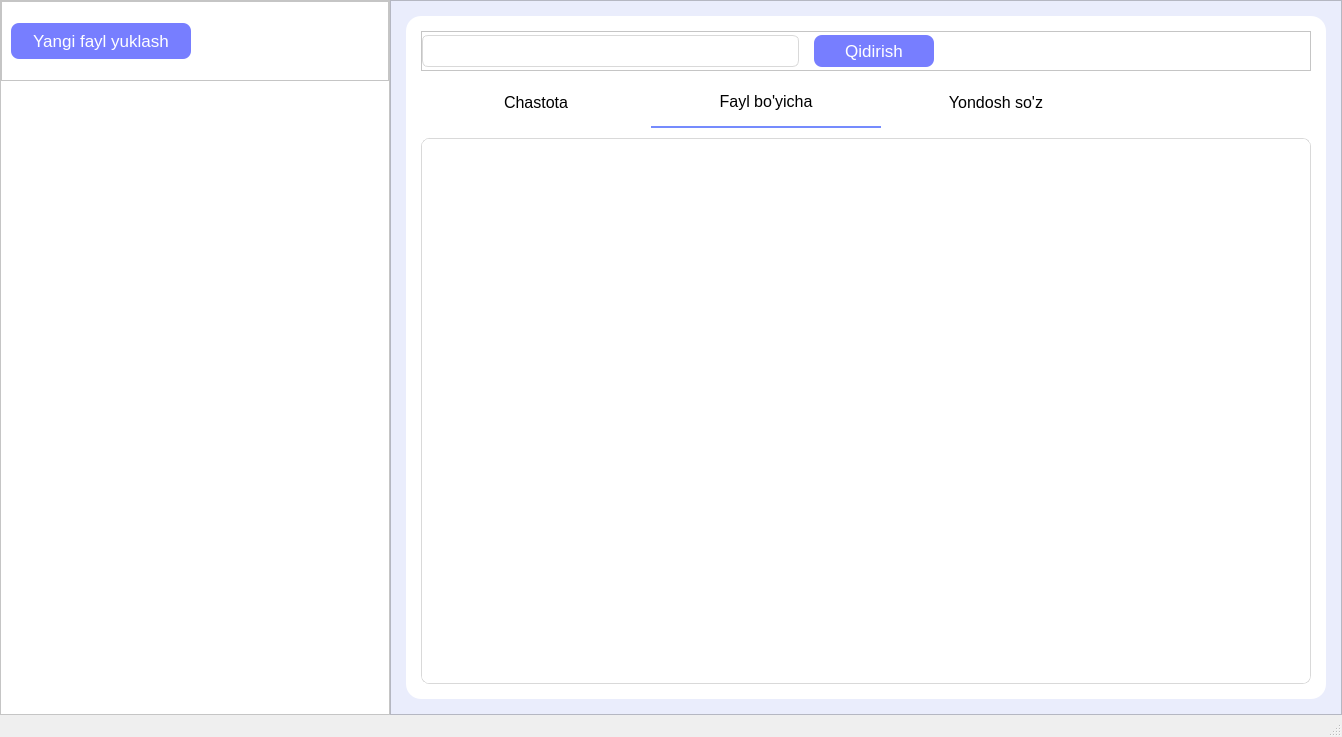
<?xml version="1.0" encoding="UTF-8"?>
<ui version="4.0">
 <class>MainWindow</class>
 <widget class="QMainWindow" name="MainWindow">
  <property name="geometry">
   <rect>
    <x>0</x>
    <y>0</y>
    <width>1342</width>
    <height>737</height>
   </rect>
  </property>
  <property name="font">
   <font>
    <kerning>true</kerning>
   </font>
  </property>
  <property name="windowTitle">
   <string>So'zshunoslik</string>
  </property>
  <property name="windowIcon">
   <iconset resource="../resource.qrc">
    <normaloff>:/newPrefix/images/logo.ico</normaloff>:/newPrefix/images/logo.ico</iconset>
  </property>
  <property name="iconSize">
   <size>
    <width>128</width>
    <height>100</height>
   </size>
  </property>
  <property name="animated">
   <bool>true</bool>
  </property>
  <property name="dockOptions">
   <set>QMainWindow::AllowTabbedDocks|QMainWindow::AnimatedDocks</set>
  </property>
  <widget class="QWidget" name="centralwidget">
   <property name="sizePolicy">
    <sizepolicy hsizetype="Preferred" vsizetype="Preferred">
     <horstretch>0</horstretch>
     <verstretch>0</verstretch>
    </sizepolicy>
   </property>
   <property name="styleSheet">
    <string notr="true">QScrollBar:horizontal {
    border: none;
    background:rgb(234, 237, 252);
    height: 8px;
    margin: 0px 0px 0 0px;
	border-radius: 0px;
}
QScrollBar::handle:horizontal {
    background:  rgb(119, 126, 255);
    min-width: 25px;
	border-radius: 4px
}
QScrollBar::add-line:horizontal {
    border: none;
    background:  rgb(119, 126, 255);
    width: 10px;
	border-top-right-radius: 4px;
    border-bottom-right-radius: 4px;
    subcontrol-position: right;
    subcontrol-origin: margin;
}
QScrollBar::sub-line:horizontal {
    border: none;
    background: rgb(119, 126, 255);
    width: 20px;
	border-top-left-radius: 4px;
    border-bottom-left-radius: 4px;
    subcontrol-position: left;
    subcontrol-origin: margin;
}
QScrollBar::up-arrow:horizontal, QScrollBar::down-arrow:horizontal
{
     background: none;
}
QScrollBar::add-page:horizontal, QScrollBar::sub-page:horizontal
{
     background: none;
}
 QScrollBar:vertical {
	border: none;
    background:rgb(234, 237, 252) ;
    width: 8px;
    margin: 0px 0 0px 0;
	border-radius: 0px;
 }
 QScrollBar::handle:vertical {	
	background:  rgb(119, 126, 255);
    min-height: 25px;
	border-radius: 4px
 }
 QScrollBar::add-line:vertical {
     border: none;
    background:  rgb(119, 126, 255);
     height: 20px;
	border-bottom-left-radius: 4px;
    border-bottom-right-radius: 4px;
     subcontrol-position: bottom;
     subcontrol-origin: margin;
 }
 QScrollBar::sub-line:vertical {
	border: none;
    background:  rgb(119, 126, 255);
     height: 20px;
	border-top-left-radius: 4px;
    border-top-right-radius: 4px;
     subcontrol-position: top;
     subcontrol-origin: margin;
 }
 QScrollBar::up-arrow:vertical, QScrollBar::down-arrow:vertical {
     background: none;
 }

 QScrollBar::add-page:vertical, QScrollBar::sub-page:vertical {
     background: none;
 }</string>
   </property>
   <layout class="QGridLayout" name="gridLayout">
    <property name="leftMargin">
     <number>0</number>
    </property>
    <property name="topMargin">
     <number>0</number>
    </property>
    <property name="rightMargin">
     <number>0</number>
    </property>
    <property name="bottomMargin">
     <number>0</number>
    </property>
    <item row="0" column="0">
     <widget class="QStackedWidget" name="stackedWidget">
      <property name="sizePolicy">
       <sizepolicy hsizetype="Preferred" vsizetype="Preferred">
        <horstretch>0</horstretch>
        <verstretch>0</verstretch>
       </sizepolicy>
      </property>
      <property name="styleSheet">
       <string notr="true">
	background-color: rgb(234, 237, 252);
</string>
      </property>
      <property name="currentIndex">
       <number>1</number>
      </property>
      <widget class="QWidget" name="page_file_upload">
       <layout class="QGridLayout" name="gridLayout_2">
        <item row="1" column="1" rowspan="2" colspan="2">
         <widget class="QFrame" name="frame">
          <property name="minimumSize">
           <size>
            <width>800</width>
            <height>500</height>
           </size>
          </property>
          <property name="maximumSize">
           <size>
            <width>1000</width>
            <height>600</height>
           </size>
          </property>
          <property name="styleSheet">
           <string notr="true">background-color: rgb(255, 255, 255);
border-radius: 15px;</string>
          </property>
          <property name="frameShape">
           <enum>QFrame::StyledPanel</enum>
          </property>
          <property name="frameShadow">
           <enum>QFrame::Raised</enum>
          </property>
          <layout class="QVBoxLayout" name="verticalLayout">
           <item>
            <widget class="QFrame" name="frame_2">
             <property name="maximumSize">
              <size>
               <width>16777215</width>
               <height>60</height>
              </size>
             </property>
             <property name="frameShape">
              <enum>QFrame::StyledPanel</enum>
             </property>
             <property name="frameShadow">
              <enum>QFrame::Raised</enum>
             </property>
             <layout class="QHBoxLayout" name="horizontalLayout_2">
              <item>
               <widget class="QLabel" name="label">
                <property name="font">
                 <font>
                  <pointsize>25</pointsize>
                  <weight>50</weight>
                  <bold>false</bold>
                 </font>
                </property>
                <property name="styleSheet">
                 <string notr="true">color: rgb(119, 126, 255);</string>
                </property>
                <property name="text">
                 <string>Fayl yuklash</string>
                </property>
               </widget>
              </item>
              <item>
               <spacer name="horizontalSpacer_9">
                <property name="orientation">
                 <enum>Qt::Horizontal</enum>
                </property>
                <property name="sizeHint" stdset="0">
                 <size>
                  <width>453</width>
                  <height>20</height>
                 </size>
                </property>
               </spacer>
              </item>
              <item>
               <widget class="QPushButton" name="next_btn">
                <property name="minimumSize">
                 <size>
                  <width>120</width>
                  <height>36</height>
                 </size>
                </property>
                <property name="maximumSize">
                 <size>
                  <width>120</width>
                  <height>36</height>
                 </size>
                </property>
                <property name="font">
                 <font>
                  <pointsize>15</pointsize>
                 </font>
                </property>
                <property name="cursor">
                 <cursorShape>PointingHandCursor</cursorShape>
                </property>
                <property name="styleSheet">
                 <string notr="true">#next_btn{
background: #777EFF;
color: rgb(255, 255, 255);
border-radius: 8px;
}

#next_btn:hover{
	background: rgb(119, 157, 254);
}
</string>
                </property>
                <property name="text">
                 <string>Keyingi</string>
                </property>
               </widget>
              </item>
             </layout>
            </widget>
           </item>
           <item>
            <widget class="QFrame" name="frame_3">
             <property name="frameShape">
              <enum>QFrame::StyledPanel</enum>
             </property>
             <property name="frameShadow">
              <enum>QFrame::Raised</enum>
             </property>
             <layout class="QHBoxLayout" name="horizontalLayout">
              <item>
               <widget class="QFrame" name="frame_4">
                <property name="frameShape">
                 <enum>QFrame::StyledPanel</enum>
                </property>
                <property name="frameShadow">
                 <enum>QFrame::Raised</enum>
                </property>
                <layout class="QGridLayout" name="gridLayout_3">
                 <property name="leftMargin">
                  <number>0</number>
                 </property>
                 <property name="topMargin">
                  <number>0</number>
                 </property>
                 <property name="rightMargin">
                  <number>0</number>
                 </property>
                 <property name="bottomMargin">
                  <number>0</number>
                 </property>
                 <item row="0" column="0">
                  <widget class="QFrame" name="frame_6">
                   <property name="sizePolicy">
                    <sizepolicy hsizetype="Preferred" vsizetype="Preferred">
                     <horstretch>0</horstretch>
                     <verstretch>0</verstretch>
                    </sizepolicy>
                   </property>
                   <property name="layoutDirection">
                    <enum>Qt::LeftToRight</enum>
                   </property>
                   <property name="styleSheet">
                    <string notr="true">border-radius: 10px;
background: #F6F9FF;
border-radius: 24px;</string>
                   </property>
                   <property name="frameShape">
                    <enum>QFrame::StyledPanel</enum>
                   </property>
                   <property name="frameShadow">
                    <enum>QFrame::Raised</enum>
                   </property>
                   <layout class="QVBoxLayout" name="verticalLayout_5">
                    <item>
                     <layout class="QHBoxLayout" name="horizontalLayout_6">
                      <item>
                       <spacer name="horizontalSpacer_6">
                        <property name="orientation">
                         <enum>Qt::Horizontal</enum>
                        </property>
                        <property name="sizeHint" stdset="0">
                         <size>
                          <width>40</width>
                          <height>20</height>
                         </size>
                        </property>
                       </spacer>
                      </item>
                      <item>
                       <widget class="QLabel" name="label_2">
                        <property name="sizePolicy">
                         <sizepolicy hsizetype="Preferred" vsizetype="Preferred">
                          <horstretch>0</horstretch>
                          <verstretch>0</verstretch>
                         </sizepolicy>
                        </property>
                        <property name="minimumSize">
                         <size>
                          <width>125</width>
                          <height>125</height>
                         </size>
                        </property>
                        <property name="maximumSize">
                         <size>
                          <width>125</width>
                          <height>125</height>
                         </size>
                        </property>
                        <property name="text">
                         <string/>
                        </property>
                        <property name="pixmap">
                         <pixmap resource="../resource.qrc">:/newPrefix/images/drag.png</pixmap>
                        </property>
                        <property name="scaledContents">
                         <bool>true</bool>
                        </property>
                       </widget>
                      </item>
                      <item>
                       <spacer name="horizontalSpacer_5">
                        <property name="orientation">
                         <enum>Qt::Horizontal</enum>
                        </property>
                        <property name="sizeHint" stdset="0">
                         <size>
                          <width>40</width>
                          <height>20</height>
                         </size>
                        </property>
                       </spacer>
                      </item>
                     </layout>
                    </item>
                    <item>
                     <layout class="QHBoxLayout" name="horizontalLayout_7">
                      <item>
                       <spacer name="horizontalSpacer_7">
                        <property name="orientation">
                         <enum>Qt::Horizontal</enum>
                        </property>
                        <property name="sizeHint" stdset="0">
                         <size>
                          <width>40</width>
                          <height>20</height>
                         </size>
                        </property>
                       </spacer>
                      </item>
                      <item>
                       <widget class="QPushButton" name="upload_btn">
                        <property name="minimumSize">
                         <size>
                          <width>213</width>
                          <height>44</height>
                         </size>
                        </property>
                        <property name="maximumSize">
                         <size>
                          <width>213</width>
                          <height>44</height>
                         </size>
                        </property>
                        <property name="font">
                         <font>
                          <pointsize>15</pointsize>
                         </font>
                        </property>
                        <property name="cursor">
                         <cursorShape>PointingHandCursor</cursorShape>
                        </property>
                        <property name="styleSheet">
                         <string notr="true">#upload_btn{
background: #777EFF;
color: rgb(255, 255, 255);
border-radius: 8px;
}

#upload_btn:hover{
	background: rgb(119, 157, 254);
}
</string>
                        </property>
                        <property name="text">
                         <string>Yuklash</string>
                        </property>
                       </widget>
                      </item>
                      <item>
                       <spacer name="horizontalSpacer_8">
                        <property name="orientation">
                         <enum>Qt::Horizontal</enum>
                        </property>
                        <property name="sizeHint" stdset="0">
                         <size>
                          <width>40</width>
                          <height>20</height>
                         </size>
                        </property>
                       </spacer>
                      </item>
                     </layout>
                    </item>
                   </layout>
                  </widget>
                 </item>
                </layout>
               </widget>
              </item>
              <item>
               <widget class="QScrollArea" name="scrollArea">
                <property name="styleSheet">
                 <string notr="true">QScrollBar:horizontal {
    border: none;
    background:rgb(234, 237, 252);
    height: 8px;
    margin: 0px 0px 0 0px;
	border-radius: 0px;
}
QScrollBar::handle:horizontal {
    background:  rgb(119, 126, 255);
    min-width: 25px;
	border-radius: 4px
}
QScrollBar::add-line:horizontal {
    border: none;
    background:  rgb(119, 126, 255);
    width: 10px;
	border-top-right-radius: 4px;
    border-bottom-right-radius: 4px;
    subcontrol-position: right;
    subcontrol-origin: margin;
}
QScrollBar::sub-line:horizontal {
    border: none;
    background: rgb(119, 126, 255);
    width: 20px;
	border-top-left-radius: 4px;
    border-bottom-left-radius: 4px;
    subcontrol-position: left;
    subcontrol-origin: margin;
}
QScrollBar::up-arrow:horizontal, QScrollBar::down-arrow:horizontal
{
     background: none;
}
QScrollBar::add-page:horizontal, QScrollBar::sub-page:horizontal
{
     background: none;
}
 QScrollBar:vertical {
	border: none;
    background:rgb(234, 237, 252) ;
    width: 8px;
    margin: 0px 0 0px 0;
	border-radius: 0px;
 }
 QScrollBar::handle:vertical {	
	background:  rgb(119, 126, 255);
    min-height: 25px;
	border-radius: 4px
 }
 QScrollBar::add-line:vertical {
     border: none;
    background:  rgb(119, 126, 255);
     height: 20px;
	border-bottom-left-radius: 4px;
    border-bottom-right-radius: 4px;
     subcontrol-position: bottom;
     subcontrol-origin: margin;
 }
 QScrollBar::sub-line:vertical {
	border: none;
    background:  rgb(119, 126, 255);
     height: 20px;
	border-top-left-radius: 4px;
    border-top-right-radius: 4px;
     subcontrol-position: top;
     subcontrol-origin: margin;
 }
 QScrollBar::up-arrow:vertical, QScrollBar::down-arrow:vertical {
     background: none;
 }

 QScrollBar::add-page:vertical, QScrollBar::sub-page:vertical {
     background: none;
 }</string>
                </property>
                <property name="verticalScrollBarPolicy">
                 <enum>Qt::ScrollBarAsNeeded</enum>
                </property>
                <property name="horizontalScrollBarPolicy">
                 <enum>Qt::ScrollBarAlwaysOff</enum>
                </property>
                <property name="widgetResizable">
                 <bool>true</bool>
                </property>
                <widget class="QWidget" name="scrollAreaWidgetContents">
                 <property name="geometry">
                  <rect>
                   <x>0</x>
                   <y>0</y>
                   <width>100</width>
                   <height>30</height>
                  </rect>
                 </property>
                </widget>
               </widget>
              </item>
             </layout>
            </widget>
           </item>
          </layout>
         </widget>
        </item>
        <item row="3" column="1">
         <spacer name="verticalSpacer_2">
          <property name="orientation">
           <enum>Qt::Vertical</enum>
          </property>
          <property name="sizeHint" stdset="0">
           <size>
            <width>20</width>
            <height>104</height>
           </size>
          </property>
         </spacer>
        </item>
        <item row="2" column="3">
         <spacer name="horizontalSpacer_2">
          <property name="orientation">
           <enum>Qt::Horizontal</enum>
          </property>
          <property name="sizeHint" stdset="0">
           <size>
            <width>233</width>
            <height>20</height>
           </size>
          </property>
         </spacer>
        </item>
        <item row="1" column="0">
         <spacer name="horizontalSpacer">
          <property name="orientation">
           <enum>Qt::Horizontal</enum>
          </property>
          <property name="sizeHint" stdset="0">
           <size>
            <width>234</width>
            <height>20</height>
           </size>
          </property>
         </spacer>
        </item>
        <item row="0" column="2">
         <spacer name="verticalSpacer">
          <property name="orientation">
           <enum>Qt::Vertical</enum>
          </property>
          <property name="sizeHint" stdset="0">
           <size>
            <width>20</width>
            <height>101</height>
           </size>
          </property>
         </spacer>
        </item>
       </layout>
      </widget>
      <widget class="QWidget" name="page_main">
       <layout class="QHBoxLayout" name="horizontalLayout_3" stretch="1,3">
        <property name="spacing">
         <number>0</number>
        </property>
        <property name="leftMargin">
         <number>0</number>
        </property>
        <property name="topMargin">
         <number>0</number>
        </property>
        <property name="rightMargin">
         <number>0</number>
        </property>
        <property name="bottomMargin">
         <number>0</number>
        </property>
        <item>
         <widget class="QFrame" name="frame_8">
          <property name="minimumSize">
           <size>
            <width>390</width>
            <height>0</height>
           </size>
          </property>
          <property name="maximumSize">
           <size>
            <width>390</width>
            <height>16777215</height>
           </size>
          </property>
          <property name="styleSheet">
           <string notr="true">background-color: rgb(255, 255, 255);</string>
          </property>
          <property name="frameShape">
           <enum>QFrame::StyledPanel</enum>
          </property>
          <property name="frameShadow">
           <enum>QFrame::Raised</enum>
          </property>
          <layout class="QVBoxLayout" name="verticalLayout_2">
           <property name="leftMargin">
            <number>0</number>
           </property>
           <property name="topMargin">
            <number>0</number>
           </property>
           <property name="rightMargin">
            <number>0</number>
           </property>
           <property name="bottomMargin">
            <number>0</number>
           </property>
           <item>
            <widget class="QFrame" name="frame_10">
             <property name="minimumSize">
              <size>
               <width>0</width>
               <height>80</height>
              </size>
             </property>
             <property name="maximumSize">
              <size>
               <width>16777215</width>
               <height>80</height>
              </size>
             </property>
             <property name="frameShape">
              <enum>QFrame::StyledPanel</enum>
             </property>
             <property name="frameShadow">
              <enum>QFrame::Raised</enum>
             </property>
             <layout class="QHBoxLayout" name="horizontalLayout_4">
              <item>
               <widget class="QPushButton" name="return_file_upload">
                <property name="minimumSize">
                 <size>
                  <width>180</width>
                  <height>36</height>
                 </size>
                </property>
                <property name="maximumSize">
                 <size>
                  <width>180</width>
                  <height>36</height>
                 </size>
                </property>
                <property name="font">
                 <font>
                  <pointsize>13</pointsize>
                 </font>
                </property>
                <property name="cursor">
                 <cursorShape>PointingHandCursor</cursorShape>
                </property>
                <property name="layoutDirection">
                 <enum>Qt::LeftToRight</enum>
                </property>
                <property name="styleSheet">
                 <string notr="true">#return_file_upload{
background: #777EFF;
color: rgb(255, 255, 255);
border-radius: 8px;
}

#return_file_upload:hover{
	background: rgb(119, 157, 254);
}
</string>
                </property>
                <property name="text">
                 <string>Yangi fayl yuklash</string>
                </property>
               </widget>
              </item>
              <item>
               <spacer name="horizontalSpacer_3">
                <property name="orientation">
                 <enum>Qt::Horizontal</enum>
                </property>
                <property name="sizeHint" stdset="0">
                 <size>
                  <width>40</width>
                  <height>20</height>
                 </size>
                </property>
               </spacer>
              </item>
             </layout>
            </widget>
           </item>
           <item>
            <widget class="QScrollArea" name="scrollArea_2">
             <property name="styleSheet">
              <string notr="true">#scrollArea_2{
	border:none;
}
QScrollBar:horizontal {
    border: none;
    background:rgb(234, 237, 252);
    height: 8px;
    margin: 0px 0px 0 0px;
	border-radius: 0px;
}
QScrollBar::handle:horizontal {
    background:  rgb(119, 126, 255);
    min-width: 25px;
	border-radius: 4px
}
QScrollBar::add-line:horizontal {
    border: none;
    background:  rgb(119, 126, 255);
    width: 10px;
	border-top-right-radius: 4px;
    border-bottom-right-radius: 4px;
    subcontrol-position: right;
    subcontrol-origin: margin;
}
QScrollBar::sub-line:horizontal {
    border: none;
    background: rgb(119, 126, 255);
    width: 20px;
	border-top-left-radius: 4px;
    border-bottom-left-radius: 4px;
    subcontrol-position: left;
    subcontrol-origin: margin;
}
QScrollBar::up-arrow:horizontal, QScrollBar::down-arrow:horizontal
{
     background: none;
}
QScrollBar::add-page:horizontal, QScrollBar::sub-page:horizontal
{
     background: none;
}
 QScrollBar:vertical {
	border: none;
    background:rgb(234, 237, 252) ;
    width: 8px;
    margin: 0px 0 0px 0;
	border-radius: 0px;
 }
 QScrollBar::handle:vertical {	
	background:  rgb(119, 126, 255);
    min-height: 25px;
	border-radius: 4px
 }
 QScrollBar::add-line:vertical {
     border: none;
    background:  rgb(119, 126, 255);
     height: 20px;
	border-bottom-left-radius: 4px;
    border-bottom-right-radius: 4px;
     subcontrol-position: bottom;
     subcontrol-origin: margin;
 }
 QScrollBar::sub-line:vertical {
	border: none;
    background:  rgb(119, 126, 255);
     height: 20px;
	border-top-left-radius: 4px;
    border-top-right-radius: 4px;
     subcontrol-position: top;
     subcontrol-origin: margin;
 }
 QScrollBar::up-arrow:vertical, QScrollBar::down-arrow:vertical {
     background: none;
 }

 QScrollBar::add-page:vertical, QScrollBar::sub-page:vertical {
     background: none;
 }</string>
             </property>
             <property name="widgetResizable">
              <bool>true</bool>
             </property>
             <widget class="QWidget" name="scrollAreaWidgetContents_2">
              <property name="geometry">
               <rect>
                <x>0</x>
                <y>0</y>
                <width>388</width>
                <height>629</height>
               </rect>
              </property>
             </widget>
            </widget>
           </item>
          </layout>
         </widget>
        </item>
        <item>
         <widget class="QFrame" name="frame_9">
          <property name="frameShape">
           <enum>QFrame::StyledPanel</enum>
          </property>
          <property name="frameShadow">
           <enum>QFrame::Raised</enum>
          </property>
          <layout class="QGridLayout" name="gridLayout_4">
           <property name="leftMargin">
            <number>15</number>
           </property>
           <property name="topMargin">
            <number>15</number>
           </property>
           <property name="rightMargin">
            <number>15</number>
           </property>
           <property name="bottomMargin">
            <number>15</number>
           </property>
           <item row="0" column="0">
            <widget class="QFrame" name="frame_12">
             <property name="styleSheet">
              <string notr="true">#frame_12{
background-color: rgb(255, 255, 255);
border-radius: 15px;
}
</string>
             </property>
             <property name="frameShape">
              <enum>QFrame::StyledPanel</enum>
             </property>
             <property name="frameShadow">
              <enum>QFrame::Raised</enum>
             </property>
             <layout class="QVBoxLayout" name="verticalLayout_4">
              <property name="leftMargin">
               <number>15</number>
              </property>
              <property name="topMargin">
               <number>15</number>
              </property>
              <property name="rightMargin">
               <number>15</number>
              </property>
              <property name="bottomMargin">
               <number>15</number>
              </property>
              <item>
               <widget class="QFrame" name="frame_13">
                <property name="minimumSize">
                 <size>
                  <width>0</width>
                  <height>40</height>
                 </size>
                </property>
                <property name="maximumSize">
                 <size>
                  <width>16777215</width>
                  <height>40</height>
                 </size>
                </property>
                <property name="styleSheet">
                 <string notr="true">background-color: rgb(255, 255, 255);</string>
                </property>
                <property name="frameShape">
                 <enum>QFrame::StyledPanel</enum>
                </property>
                <property name="frameShadow">
                 <enum>QFrame::Raised</enum>
                </property>
                <layout class="QHBoxLayout" name="horizontalLayout_5">
                 <property name="spacing">
                  <number>15</number>
                 </property>
                 <property name="leftMargin">
                  <number>0</number>
                 </property>
                 <property name="topMargin">
                  <number>0</number>
                 </property>
                 <property name="rightMargin">
                  <number>0</number>
                 </property>
                 <property name="bottomMargin">
                  <number>0</number>
                 </property>
                 <item>
                  <widget class="QLineEdit" name="lineEdit">
                   <property name="minimumSize">
                    <size>
                     <width>0</width>
                     <height>32</height>
                    </size>
                   </property>
                   <property name="maximumSize">
                    <size>
                     <width>16777215</width>
                     <height>32</height>
                    </size>
                   </property>
                   <property name="font">
                    <font>
                     <pointsize>13</pointsize>
                    </font>
                   </property>
                   <property name="styleSheet">
                    <string notr="true">#lineEdit{
border: 1px solid #D9D9D9;
border-radius: 6px;
color:#666;
}

#lineEdit:hover{
	border: 1px solid #758BFD;
}

#lineEdit:focus{
	border: 1px solid #758BFD;
}</string>
                   </property>
                  </widget>
                 </item>
                 <item>
                  <widget class="QPushButton" name="search_btn">
                   <property name="minimumSize">
                    <size>
                     <width>120</width>
                     <height>32</height>
                    </size>
                   </property>
                   <property name="maximumSize">
                    <size>
                     <width>120</width>
                     <height>32</height>
                    </size>
                   </property>
                   <property name="font">
                    <font>
                     <pointsize>13</pointsize>
                    </font>
                   </property>
                   <property name="cursor">
                    <cursorShape>PointingHandCursor</cursorShape>
                   </property>
                   <property name="layoutDirection">
                    <enum>Qt::LeftToRight</enum>
                   </property>
                   <property name="styleSheet">
                    <string notr="true">#search_btn{
background: #777EFF;
color: rgb(255, 255, 255);
border-radius: 8px;
}

#search_btn:hover{
	background: rgb(119, 157, 254);
}
</string>
                   </property>
                   <property name="text">
                    <string>Qidirish</string>
                   </property>
                  </widget>
                 </item>
                 <item>
                  <spacer name="horizontalSpacer_4">
                   <property name="orientation">
                    <enum>Qt::Horizontal</enum>
                   </property>
                   <property name="sizeHint" stdset="0">
                    <size>
                     <width>40</width>
                     <height>20</height>
                    </size>
                   </property>
                  </spacer>
                 </item>
                </layout>
               </widget>
              </item>
              <item>
               <widget class="QTabWidget" name="tabWidget">
                <property name="font">
                 <font>
                  <pointsize>12</pointsize>
                 </font>
                </property>
                <property name="autoFillBackground">
                 <bool>false</bool>
                </property>
                <property name="styleSheet">
                 <string notr="true">QTabWidget{
	background-color: rgb(255, 255, 255);
}
QTabWidget::pane {
  background-color: rgb(255, 255, 255);
border: 1px solid #D9D9D9;
border-radius: 8px;
margin-top:10px;
}
QWidget{
border-radius: 8px;
	background-color: rgb(255, 255, 255);
}

QTabBar::tab {
  background-color: rgb(255, 255, 255);
 	padding: 15px;
	width:200px;
} 

QTabBar::tab:selected { 
 border-bottom: 2px solid #758BFD;
}</string>
                </property>
                <property name="tabPosition">
                 <enum>QTabWidget::North</enum>
                </property>
                <property name="currentIndex">
                 <number>1</number>
                </property>
                <property name="elideMode">
                 <enum>Qt::ElideNone</enum>
                </property>
                <property name="usesScrollButtons">
                 <bool>true</bool>
                </property>
                <property name="documentMode">
                 <bool>false</bool>
                </property>
                <property name="tabsClosable">
                 <bool>false</bool>
                </property>
                <property name="movable">
                 <bool>false</bool>
                </property>
                <property name="tabBarAutoHide">
                 <bool>false</bool>
                </property>
                <widget class="QWidget" name="tab">
                 <property name="styleSheet">
                  <string notr="true">background-color: rgb(255, 255, 255);</string>
                 </property>
                 <attribute name="title">
                  <string>Chastota</string>
                 </attribute>
                 <layout class="QGridLayout" name="gridLayout_5">
                  <property name="leftMargin">
                   <number>1</number>
                  </property>
                  <property name="topMargin">
                   <number>1</number>
                  </property>
                  <property name="rightMargin">
                   <number>1</number>
                  </property>
                  <property name="bottomMargin">
                   <number>1</number>
                  </property>
                  <property name="spacing">
                   <number>1</number>
                  </property>
                  <item row="0" column="0">
                   <widget class="QScrollArea" name="scrollArea_chostata">
                    <property name="verticalScrollBarPolicy">
                     <enum>Qt::ScrollBarAsNeeded</enum>
                    </property>
                    <property name="widgetResizable">
                     <bool>true</bool>
                    </property>
                    <widget class="QWidget" name="scrollAreaWidgetContents_3">
                     <property name="geometry">
                      <rect>
                       <x>0</x>
                       <y>0</y>
                       <width>886</width>
                       <height>544</height>
                      </rect>
                     </property>
                    </widget>
                   </widget>
                  </item>
                 </layout>
                </widget>
                <widget class="QWidget" name="tab_2">
                 <attribute name="title">
                  <string>Fayl bo'yicha</string>
                 </attribute>
                 <layout class="QGridLayout" name="gridLayout_6">
                  <property name="leftMargin">
                   <number>1</number>
                  </property>
                  <property name="topMargin">
                   <number>1</number>
                  </property>
                  <property name="rightMargin">
                   <number>1</number>
                  </property>
                  <property name="bottomMargin">
                   <number>1</number>
                  </property>
                  <property name="spacing">
                   <number>1</number>
                  </property>
                  <item row="0" column="0">
                   <widget class="QScrollArea" name="scrollArea_3">
                    <property name="widgetResizable">
                     <bool>true</bool>
                    </property>
                    <widget class="QWidget" name="scrollAreaWidgetContents_4">
                     <property name="geometry">
                      <rect>
                       <x>0</x>
                       <y>0</y>
                       <width>886</width>
                       <height>544</height>
                      </rect>
                     </property>
                    </widget>
                   </widget>
                  </item>
                 </layout>
                </widget>
                <widget class="QWidget" name="tab_3">
                 <attribute name="title">
                  <string>Yondosh so'z</string>
                 </attribute>
                 <layout class="QGridLayout" name="gridLayout_7">
                  <property name="leftMargin">
                   <number>1</number>
                  </property>
                  <property name="topMargin">
                   <number>1</number>
                  </property>
                  <property name="rightMargin">
                   <number>1</number>
                  </property>
                  <property name="bottomMargin">
                   <number>1</number>
                  </property>
                  <property name="spacing">
                   <number>1</number>
                  </property>
                  <item row="0" column="0">
                   <widget class="QScrollArea" name="scrollArea_4">
                    <property name="widgetResizable">
                     <bool>true</bool>
                    </property>
                    <widget class="QWidget" name="scrollAreaWidgetContents_5">
                     <property name="geometry">
                      <rect>
                       <x>0</x>
                       <y>0</y>
                       <width>886</width>
                       <height>544</height>
                      </rect>
                     </property>
                    </widget>
                   </widget>
                  </item>
                 </layout>
                </widget>
               </widget>
              </item>
             </layout>
            </widget>
           </item>
          </layout>
         </widget>
        </item>
       </layout>
      </widget>
     </widget>
    </item>
   </layout>
  </widget>
  <widget class="QStatusBar" name="statusbar"/>
 </widget>
 <resources>
  <include location="../resource.qrc"/>
 </resources>
 <connections/>
</ui>
